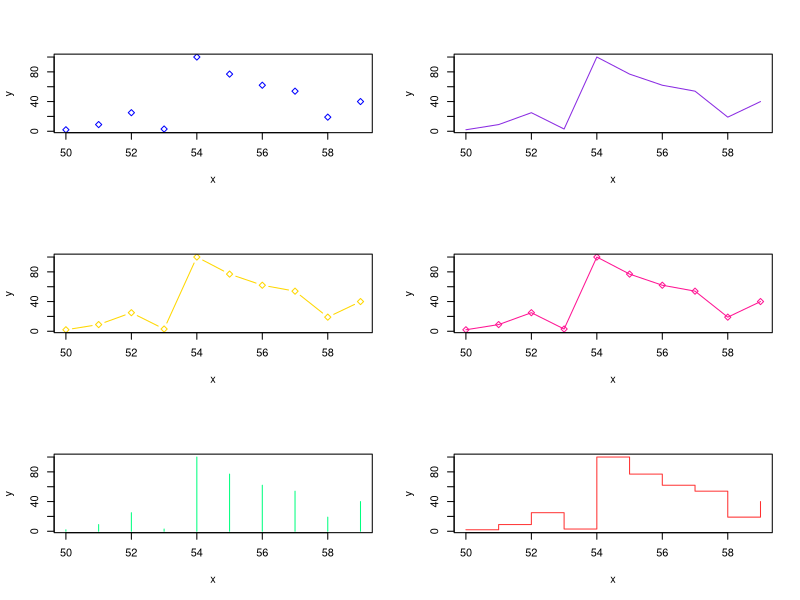
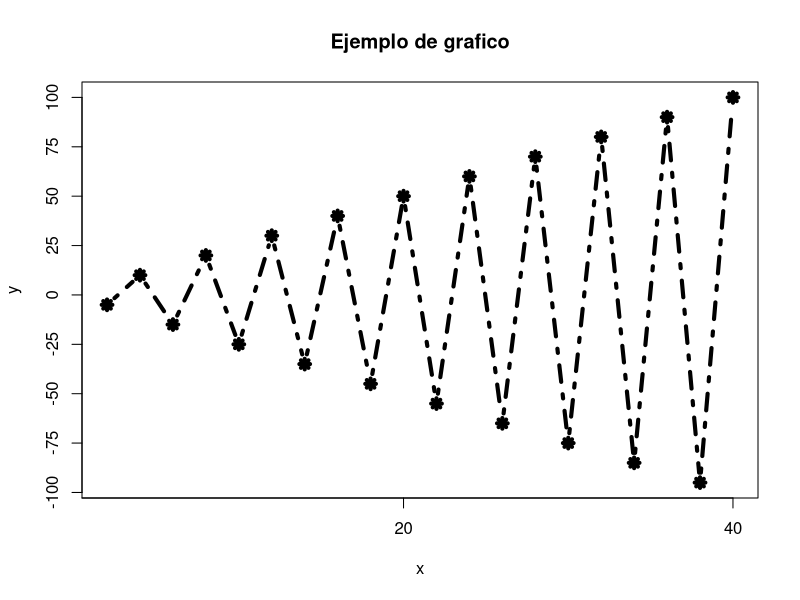

Here is the R script that generated these plots, in order:
## ---- chunk 1
par(mfrow = c(3,2))
x = c(50:59)
y = c(2,9,25,3,100,77,62,54,19,40)
plot(x,y, pch=23, cex=1, col = "blue", type = "p")
plot(x,y, pch=23, cex=1, col = "blueviolet", type = "l")
plot(x,y, pch=23, cex=1, col = "gold", type = "b")
plot(x,y, pch=23, cex=1, col = "deeppink", type = "o")
plot(x,y, pch=23, cex=1, col = "springgreen", type = "h")
plot(x,y, pch=23, cex=1, col = "firebrick1", type = "s")
par(mfrow = c(1,1))
## ---- chunk 2
x = (2*(1:20))
y = (-1)^(1:20)*5*(1:20)
plot(x,y, main = "Ejemplo de grafico", pch = 8, cex = 1, type = "b", lty = 4, lwd = 4, xaxp = c(0,40,2), yaxp = c(-100,100,8))
